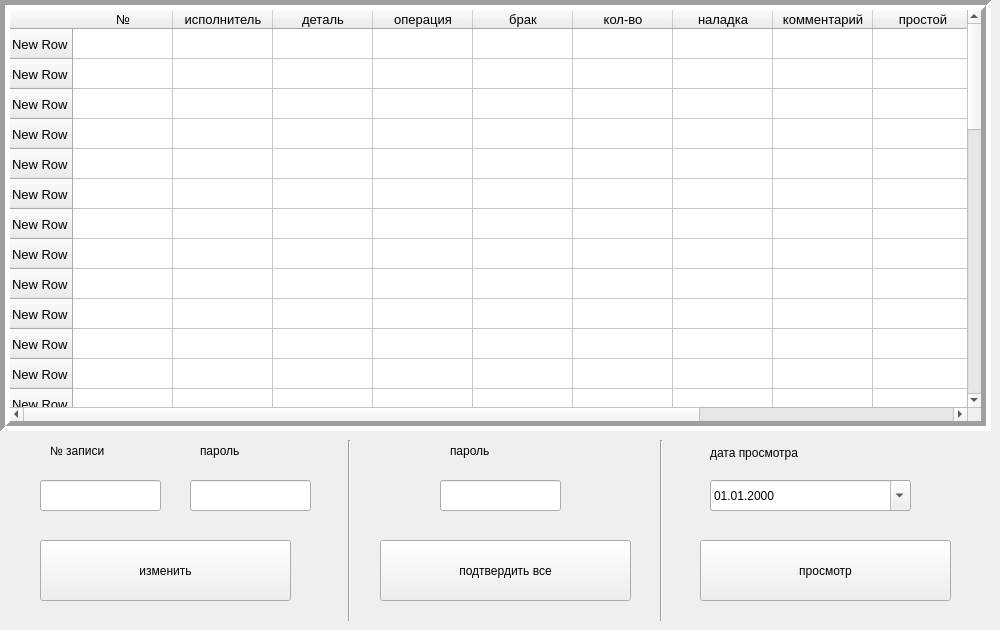
    <widget class="QWidget" name="control">
     <attribute name="title">
      <string>контроль</string>
     </attribute>
     <widget class="QLineEdit" name="password">
      <property name="geometry">
       <rect>
        <x>190</x>
        <y>480</y>
        <width>121</width>
        <height>31</height>
       </rect>
      </property>
      <property name="echoMode">
       <enum>QLineEdit::Password</enum>
      </property>
     </widget>
     <widget class="QPushButton" name="go">
      <property name="geometry">
       <rect>
        <x>40</x>
        <y>540</y>
        <width>251</width>
        <height>61</height>
       </rect>
      </property>
      <property name="text">
       <string>изменить</string>
      </property>
     </widget>
     <widget class="QLabel" name="label_6">
      <property name="geometry">
       <rect>
        <x>200</x>
        <y>430</y>
        <width>151</width>
        <height>41</height>
       </rect>
      </property>
      <property name="layoutDirection">
       <enum>Qt::LeftToRight</enum>
      </property>
      <property name="text">
       <string>пароль</string>
      </property>
     </widget>
     <widget class="QLineEdit" name="number_line">
      <property name="geometry">
       <rect>
        <x>40</x>
        <y>480</y>
        <width>121</width>
        <height>31</height>
       </rect>
      </property>
     </widget>
     <widget class="QLabel" name="label_8">
      <property name="geometry">
       <rect>
        <x>50</x>
        <y>430</y>
        <width>151</width>
        <height>41</height>
       </rect>
      </property>
      <property name="text">
       <string>№ записи</string>
      </property>
     </widget>
     <widget class="QDateTimeEdit" name="calendar">
      <property name="geometry">
       <rect>
        <x>710</x>
        <y>480</y>
        <width>201</width>
        <height>31</height>
       </rect>
      </property>
      <property name="displayFormat">
       <string>dd.MM.yyyy </string>
      </property>
      <property name="calendarPopup">
       <bool>true</bool>
      </property>
     </widget>
     <widget class="QPushButton" name="ok_go">
      <property name="geometry">
       <rect>
        <x>380</x>
        <y>540</y>
        <width>251</width>
        <height>61</height>
       </rect>
      </property>
      <property name="text">
       <string>подтвердить все</string>
      </property>
     </widget>
     <widget class="QPushButton" name="view_day">
      <property name="geometry">
       <rect>
        <x>700</x>
        <y>540</y>
        <width>251</width>
        <height>61</height>
       </rect>
      </property>
      <property name="text">
       <string>просмотр</string>
      </property>
     </widget>
     <widget class="QLabel" name="label_12">
      <property name="geometry">
       <rect>
        <x>710</x>
        <y>440</y>
        <width>191</width>
        <height>25</height>
       </rect>
      </property>
      <property name="text">
       <string>дата просмотра</string>
      </property>
     </widget>
     <widget class="QLineEdit" name="password_2">
      <property name="geometry">
       <rect>
        <x>440</x>
        <y>480</y>
        <width>121</width>
        <height>31</height>
       </rect>
      </property>
      <property name="echoMode">
       <enum>QLineEdit::Password</enum>
      </property>
     </widget>
     <widget class="QLabel" name="label_13">
      <property name="geometry">
       <rect>
        <x>450</x>
        <y>430</y>
        <width>151</width>
        <height>41</height>
       </rect>
      </property>
      <property name="layoutDirection">
       <enum>Qt::LeftToRight</enum>
      </property>
      <property name="text">
       <string>пароль</string>
      </property>
     </widget>
     <widget class="Line" name="line">
      <property name="geometry">
       <rect>
        <x>329</x>
        <y>440</y>
        <width>41</width>
        <height>181</height>
       </rect>
      </property>
      <property name="orientation">
       <enum>Qt::Vertical</enum>
      </property>
     </widget>
     <widget class="Line" name="line_2">
      <property name="geometry">
       <rect>
        <x>651</x>
        <y>440</y>
        <width>20</width>
        <height>181</height>
       </rect>
      </property>
      <property name="orientation">
       <enum>Qt::Vertical</enum>
      </property>
     </widget>
     <widget class="QTableWidget" name="tableWidget">
      <property name="geometry">
       <rect>
        <x>0</x>
        <y>0</y>
        <width>991</width>
        <height>431</height>
       </rect>
      </property>
      <property name="sizePolicy">
       <sizepolicy hsizetype="Expanding" vsizetype="Expanding">
        <horstretch>0</horstretch>
        <verstretch>0</verstretch>
       </sizepolicy>
      </property>
      <property name="font">
       <font>
        <pointsize>10</pointsize>
       </font>
      </property>
      <property name="frameShape">
       <enum>QFrame::Box</enum>
      </property>
      <property name="lineWidth">
       <number>5</number>
      </property>
      <property name="editTriggers">
       <set>QAbstractItemView::NoEditTriggers</set>
      </property>
      <row>
       <property name="text">
        <string>New Row</string>
       </property>
      </row>
      <row>
       <property name="text">
        <string>New Row</string>
       </property>
      </row>
      <row>
       <property name="text">
        <string>New Row</string>
       </property>
      </row>
      <row>
       <property name="text">
        <string>New Row</string>
       </property>
      </row>
      <row>
       <property name="text">
        <string>New Row</string>
       </property>
      </row>
      <row>
       <property name="text">
        <string>New Row</string>
       </property>
      </row>
      <row>
       <property name="text">
        <string>New Row</string>
       </property>
      </row>
      <row>
       <property name="text">
        <string>New Row</string>
       </property>
      </row>
      <row>
       <property name="text">
        <string>New Row</string>
       </property>
      </row>
      <row>
       <property name="text">
        <string>New Row</string>
       </property>
      </row>
      <row>
       <property name="text">
        <string>New Row</string>
       </property>
      </row>
      <row>
       <property name="text">
        <string>New Row</string>
       </property>
      </row>
      <row>
       <property name="text">
        <string>New Row</string>
       </property>
      </row>
      <row>
       <property name="text">
        <string>New Row</string>
       </property>
      </row>
      <row>
       <property name="text">
        <string>New Row</string>
       </property>
      </row>
      <row>
       <property name="text">
        <string>New Row</string>
       </property>
      </row>
      <row>
       <property name="text">
        <string>New Row</string>
       </property>
      </row>
      <row>
       <property name="text">
        <string>New Row</string>
       </property>
      </row>
      <row>
       <property name="text">
        <string>New Row</string>
       </property>
      </row>
      <row>
       <property name="text">
        <string>New Row</string>
       </property>
      </row>
      <row>
       <property name="text">
        <string>New Row</string>
       </property>
      </row>
      <row>
       <property name="text">
        <string>New Row</string>
       </property>
      </row>
      <row>
       <property name="text">
        <string>New Row</string>
       </property>
      </row>
      <row>
       <property name="text">
        <string>New Row</string>
       </property>
      </row>
      <row>
       <property name="text">
        <string>New Row</string>
       </property>
      </row>
      <row>
       <property name="text">
        <string>New Row</string>
       </property>
      </row>
      <row>
       <property name="text">
        <string>New Row</string>
       </property>
      </row>
      <row>
       <property name="text">
        <string>New Row</string>
       </property>
      </row>
      <row>
       <property name="text">
        <string>New Row</string>
       </property>
      </row>
      <row>
       <property name="text">
        <string>New Row</string>
       </property>
      </row>
      <row>
       <property name="text">
        <string>New Row</string>
       </property>
      </row>
      <row>
       <property name="text">
        <string>New Row</string>
       </property>
      </row>
      <row>
       <property name="text">
        <string>New Row</string>
       </property>
      </row>
      <row>
       <property name="text">
        <string>New Row</string>
       </property>
      </row>
      <row>
       <property name="text">
        <string>New Row</string>
       </property>
      </row>
      <row>
       <property name="text">
        <string>New Row</string>
       </property>
      </row>
      <row>
       <property name="text">
        <string>New Row</string>
       </property>
      </row>
      <row>
       <property name="text">
        <string>New Row</string>
       </property>
      </row>
      <row>
       <property name="text">
        <string>New Row</string>
       </property>
      </row>
      <row>
       <property name="text">
        <string>New Row</string>
       </property>
      </row>
      <row>
       <property name="text">
        <string>New Row</string>
       </property>
      </row>
      <row>
       <property name="text">
        <string>New Row</string>
       </property>
      </row>
      <column>
       <property name="text">
        <string>№</string>
       </property>
      </column>
      <column>
       <property name="text">
        <string>исполнитель</string>
       </property>
      </column>
      <column>
       <property name="text">
        <string>деталь</string>
       </property>
      </column>
      <column>
       <property name="text">
        <string>операция</string>
       </property>
      </column>
      <column>
       <property name="text">
        <string>брак</string>
       </property>
      </column>
      <column>
       <property name="text">
        <string>кол-во</string>
       </property>
      </column>
      <column>
       <property name="text">
        <string>наладка</string>
       </property>
      </column>
      <column>
       <property name="text">
        <string>комментарий</string>
       </property>
      </column>
      <column>
       <property name="text">
        <string>простой</string>
       </property>
      </column>
      <column>
       <property name="text">
        <string>проверено</string>
       </property>
      </column>
      <column>
       <property name="text">
        <string>ночная смена</string>
       </property>
      </column>
      <item row="0" column="0">
       <property name="text">
        <string/>
       </property>
      </item>
     </widget>
    </widget>
